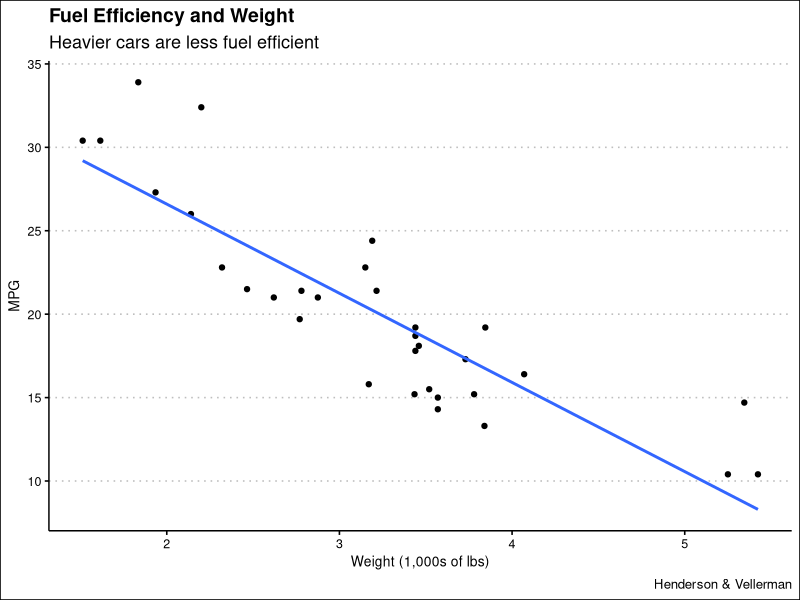

Write the R code that produced this figure.
library(tidyverse)
library(ggplot2)
library(ggthemes)

car_plot <- mtcars |>  
  select(mpg, wt)  |>  
  ggplot(aes(wt, mpg)) +
  geom_point() +
  geom_smooth(method = "lm", formula = y ~ x, se = FALSE) +
  theme_clean() +
  labs(title = "Fuel Efficiency and Weight",
       subtitle = "Heavier cars are less fuel efficient",
       x = "Weight (1,000s of lbs)",
       y = "MPG",
       caption = "Henderson & Vellerman")
write_rds(car_plot, "car_plot.rds")

